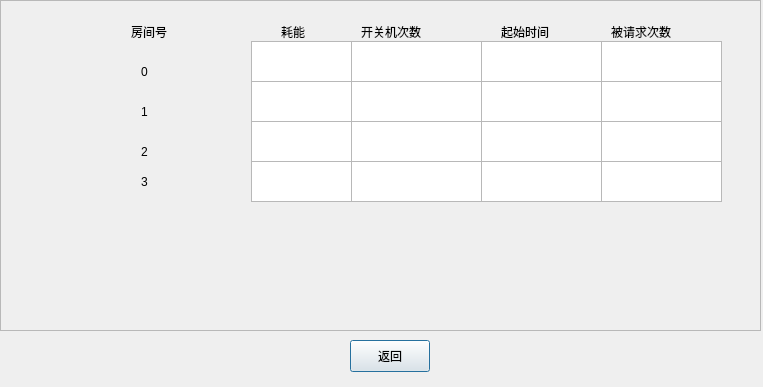
<?xml version="1.0" encoding="UTF-8"?>
<ui version="4.0">
 <class>Dialog3</class>
 <widget class="QDialog" name="Dialog3">
  <property name="geometry">
   <rect>
    <x>0</x>
    <y>0</y>
    <width>763</width>
    <height>387</height>
   </rect>
  </property>
  <property name="windowTitle">
   <string>运行状态</string>
  </property>
  <property name="styleSheet">
   <string notr="true">
</string>
  </property>
  <widget class="QPushButton" name="pushButton_7">
   <property name="geometry">
    <rect>
     <x>350</x>
     <y>340</y>
     <width>80</width>
     <height>32</height>
    </rect>
   </property>
   <property name="styleSheet">
    <string notr="true">font: 75 14pt &quot;Agency FB&quot;;
</string>
   </property>
   <property name="text">
    <string>返回</string>
   </property>
  </widget>
  <widget class="QScrollArea" name="scrollArea">
   <property name="geometry">
    <rect>
     <x>0</x>
     <y>0</y>
     <width>761</width>
     <height>331</height>
    </rect>
   </property>
   <property name="styleSheet">
    <string notr="true">font: 75 15pt &quot;Agency FB&quot;;</string>
   </property>
   <property name="widgetResizable">
    <bool>true</bool>
   </property>
   <widget class="QWidget" name="scrollAreaWidgetContents">
    <property name="geometry">
     <rect>
      <x>0</x>
      <y>0</y>
      <width>759</width>
      <height>329</height>
     </rect>
    </property>
    <widget class="QLabel" name="label_5">
     <property name="geometry">
      <rect>
       <x>130</x>
       <y>0</y>
       <width>71</width>
       <height>61</height>
      </rect>
     </property>
     <property name="styleSheet">
      <string notr="true"/>
     </property>
     <property name="text">
      <string>房间号</string>
     </property>
    </widget>
    <widget class="QLabel" name="label">
     <property name="geometry">
      <rect>
       <x>140</x>
       <y>50</y>
       <width>41</width>
       <height>41</height>
      </rect>
     </property>
     <property name="styleSheet">
      <string notr="true"/>
     </property>
     <property name="text">
      <string>0</string>
     </property>
    </widget>
    <widget class="QLabel" name="label_2">
     <property name="geometry">
      <rect>
       <x>140</x>
       <y>90</y>
       <width>41</width>
       <height>41</height>
      </rect>
     </property>
     <property name="styleSheet">
      <string notr="true"/>
     </property>
     <property name="text">
      <string>1</string>
     </property>
    </widget>
    <widget class="QLabel" name="label_3">
     <property name="geometry">
      <rect>
       <x>140</x>
       <y>130</y>
       <width>41</width>
       <height>41</height>
      </rect>
     </property>
     <property name="styleSheet">
      <string notr="true"/>
     </property>
     <property name="text">
      <string>2</string>
     </property>
    </widget>
    <widget class="QLabel" name="label_4">
     <property name="geometry">
      <rect>
       <x>140</x>
       <y>160</y>
       <width>41</width>
       <height>41</height>
      </rect>
     </property>
     <property name="styleSheet">
      <string notr="true"/>
     </property>
     <property name="text">
      <string>3</string>
     </property>
    </widget>
    <widget class="QLabel" name="label_6">
     <property name="geometry">
      <rect>
       <x>360</x>
       <y>10</y>
       <width>121</width>
       <height>41</height>
      </rect>
     </property>
     <property name="text">
      <string>开关机次数</string>
     </property>
    </widget>
    <widget class="QLabel" name="label_7">
     <property name="geometry">
      <rect>
       <x>280</x>
       <y>0</y>
       <width>51</width>
       <height>61</height>
      </rect>
     </property>
     <property name="text">
      <string>耗能</string>
     </property>
    </widget>
    <widget class="QLabel" name="label_10">
     <property name="geometry">
      <rect>
       <x>500</x>
       <y>0</y>
       <width>91</width>
       <height>61</height>
      </rect>
     </property>
     <property name="styleSheet">
      <string notr="true">font: 75 15pt &quot;Agency FB&quot;;</string>
     </property>
     <property name="text">
      <string>起始时间</string>
     </property>
    </widget>
    <widget class="QLabel" name="label_11">
     <property name="geometry">
      <rect>
       <x>610</x>
       <y>0</y>
       <width>111</width>
       <height>61</height>
      </rect>
     </property>
     <property name="styleSheet">
      <string notr="true">font: 75 15pt &quot;Agency FB&quot;;</string>
     </property>
     <property name="text">
      <string>被请求次数</string>
     </property>
    </widget>
    <widget class="QTextEdit" name="textEdit_5">
     <property name="geometry">
      <rect>
       <x>250</x>
       <y>40</y>
       <width>101</width>
       <height>41</height>
      </rect>
     </property>
    </widget>
    <widget class="QTextEdit" name="textEdit_6">
     <property name="geometry">
      <rect>
       <x>250</x>
       <y>80</y>
       <width>101</width>
       <height>41</height>
      </rect>
     </property>
    </widget>
    <widget class="QTextEdit" name="textEdit_7">
     <property name="geometry">
      <rect>
       <x>250</x>
       <y>120</y>
       <width>101</width>
       <height>41</height>
      </rect>
     </property>
    </widget>
    <widget class="QTextEdit" name="textEdit_8">
     <property name="geometry">
      <rect>
       <x>250</x>
       <y>160</y>
       <width>101</width>
       <height>41</height>
      </rect>
     </property>
    </widget>
    <widget class="QTextEdit" name="textEdit_9">
     <property name="geometry">
      <rect>
       <x>350</x>
       <y>40</y>
       <width>131</width>
       <height>41</height>
      </rect>
     </property>
    </widget>
    <widget class="QTextEdit" name="textEdit_10">
     <property name="geometry">
      <rect>
       <x>350</x>
       <y>80</y>
       <width>131</width>
       <height>41</height>
      </rect>
     </property>
    </widget>
    <widget class="QTextEdit" name="textEdit_11">
     <property name="geometry">
      <rect>
       <x>350</x>
       <y>120</y>
       <width>131</width>
       <height>41</height>
      </rect>
     </property>
    </widget>
    <widget class="QTextEdit" name="textEdit_12">
     <property name="geometry">
      <rect>
       <x>350</x>
       <y>160</y>
       <width>131</width>
       <height>41</height>
      </rect>
     </property>
    </widget>
    <widget class="QTextEdit" name="textEdit_13">
     <property name="geometry">
      <rect>
       <x>480</x>
       <y>160</y>
       <width>121</width>
       <height>41</height>
      </rect>
     </property>
    </widget>
    <widget class="QTextEdit" name="textEdit_14">
     <property name="geometry">
      <rect>
       <x>480</x>
       <y>40</y>
       <width>121</width>
       <height>41</height>
      </rect>
     </property>
    </widget>
    <widget class="QTextEdit" name="textEdit_15">
     <property name="geometry">
      <rect>
       <x>480</x>
       <y>80</y>
       <width>121</width>
       <height>41</height>
      </rect>
     </property>
    </widget>
    <widget class="QTextEdit" name="textEdit_16">
     <property name="geometry">
      <rect>
       <x>480</x>
       <y>120</y>
       <width>121</width>
       <height>41</height>
      </rect>
     </property>
    </widget>
    <widget class="QTextEdit" name="textEdit_17">
     <property name="geometry">
      <rect>
       <x>600</x>
       <y>40</y>
       <width>121</width>
       <height>41</height>
      </rect>
     </property>
    </widget>
    <widget class="QTextEdit" name="textEdit_18">
     <property name="geometry">
      <rect>
       <x>600</x>
       <y>80</y>
       <width>121</width>
       <height>41</height>
      </rect>
     </property>
    </widget>
    <widget class="QTextEdit" name="textEdit_19">
     <property name="geometry">
      <rect>
       <x>600</x>
       <y>120</y>
       <width>121</width>
       <height>41</height>
      </rect>
     </property>
    </widget>
    <widget class="QTextEdit" name="textEdit_20">
     <property name="geometry">
      <rect>
       <x>600</x>
       <y>160</y>
       <width>121</width>
       <height>41</height>
      </rect>
     </property>
    </widget>
    <widget class="QPushButton" name="pushButton_8">
     <property name="geometry">
      <rect>
       <x>310</x>
       <y>390</y>
       <width>80</width>
       <height>32</height>
      </rect>
     </property>
     <property name="styleSheet">
      <string notr="true">font: 75 14pt &quot;Agency FB&quot;;
</string>
     </property>
     <property name="text">
      <string>返回</string>
     </property>
    </widget>
    <zorder>label</zorder>
    <zorder>label_2</zorder>
    <zorder>label_3</zorder>
    <zorder>label_4</zorder>
    <zorder>label_6</zorder>
    <zorder>label_7</zorder>
    <zorder>label_10</zorder>
    <zorder>label_11</zorder>
    <zorder>textEdit_5</zorder>
    <zorder>textEdit_6</zorder>
    <zorder>textEdit_7</zorder>
    <zorder>textEdit_8</zorder>
    <zorder>textEdit_9</zorder>
    <zorder>textEdit_10</zorder>
    <zorder>textEdit_11</zorder>
    <zorder>textEdit_12</zorder>
    <zorder>textEdit_13</zorder>
    <zorder>textEdit_14</zorder>
    <zorder>textEdit_15</zorder>
    <zorder>textEdit_16</zorder>
    <zorder>textEdit_17</zorder>
    <zorder>textEdit_18</zorder>
    <zorder>textEdit_19</zorder>
    <zorder>textEdit_20</zorder>
    <zorder>pushButton_8</zorder>
    <zorder>label_5</zorder>
   </widget>
  </widget>
 </widget>
 <resources/>
 <connections/>
</ui>
